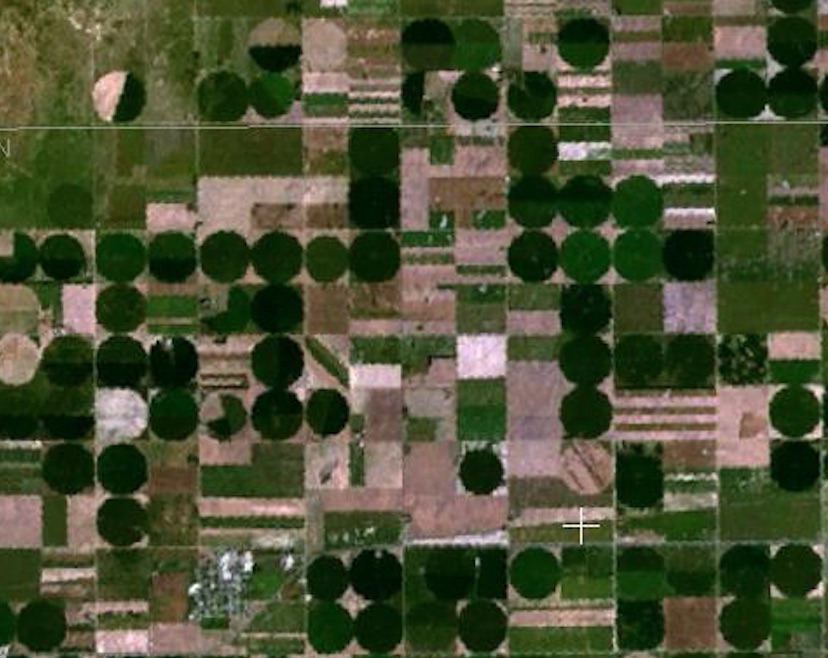
#> input picture 1-intro-to-computer-vision/activities/2-convolutional-filters-and-edge-detection/images/round_farms.jpg, 828 x 658 px
$ jupyter execute '7. Hough circles, agriculture.ipynb'   (shell and % lines are left out)
#> lines starting #> are read from the running program, lines starting #| are printed output that depends on the picture; after the words box and inside, x2 and y2 are one past the last pixel; in counts of white or black regions, pixels touching at a corner belong together
## Hough Circle Detection

[cell 1]
import numpy as np
import matplotlib.pyplot as plt
import cv2

[cell 2]
# Read in the image
image = cv2.imread('images/round_farms.jpg')
#> image is the input picture: shape (658, 828, 3); mean B, G, R 53.6, 81.1, 76.2

# Change color to RGB (from BGR)
image = cv2.cvtColor(image, cv2.COLOR_BGR2RGB)

plt.imshow(image)

[cell 3]
# Gray and blur
gray = cv2.cvtColor(image,cv2.COLOR_BGR2GRAY)
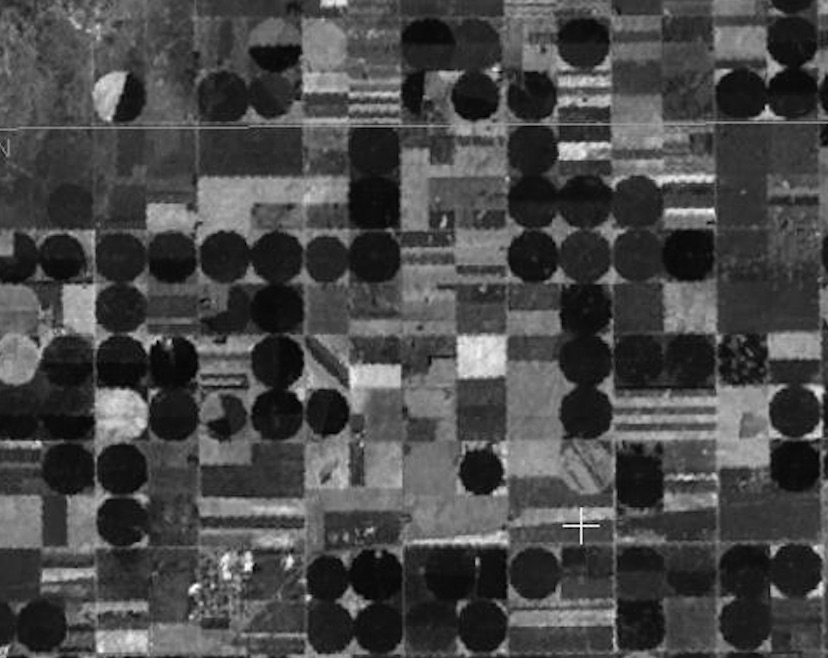
#> gray: shape (658, 828); min 0, max 255, mean 72.4

gray_blur = cv2.GaussianBlur(gray, (3, 3), 0)

plt.imshow(gray_blur, cmap='gray')

### HoughCircles function

`HoughCircles` takes in a few things as its arguments:
* an input image, detection method (Hough gradient), resolution factor between the detection and image (1),
* minDist - the minimum distance between circles
* param1 - the higher value for performing Canny edge detection
* param2 - threshold for circle detection, a smaller value --> more circles will be detected
* min/max radius for detected circles

The variable you should change will be the last two: min/max radius for detected circles. Take a look at the image above and estimate how many pixels the average circle is in diameter; use this estimate to provide values for min/max arguments. You may also want to see what happens if you change minDist.

[cell 4]
low_threshold = 70
high_threshold = 100
edges = cv2.Canny(gray_blur, low_threshold, high_threshold)
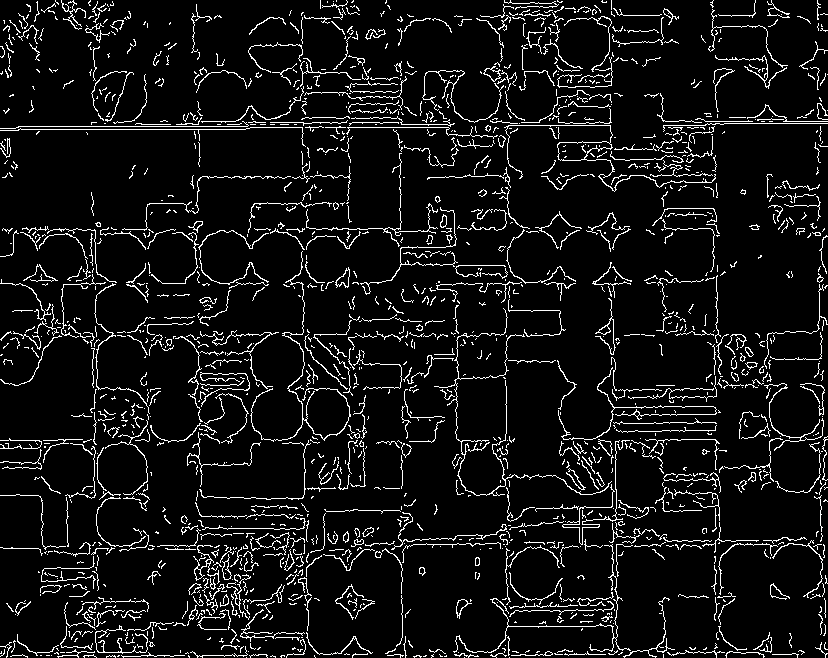
#> edges: shape (658, 828); 7.7% white in thin lines or dots

# for drawing circles on
circles_im = np.copy(image)

## TODO: use HoughCircles to detect circles
# right now there are too many, large circles being detected
# try changing the value of maxRadius, minRadius, and minDist
circles = cv2.HoughCircles(gray_blur, cv2.HOUGH_GRADIENT, 1,
                           minDist=25,
                           param1=100,
                           param2=12,
                           minRadius=25,
                           maxRadius=40)
#> circles = 133 rows, first 8: [248.5, 567.5, 39.4], [222.5, 97.5, 27.2], [574.5, 40.5, 35], [118.5, 96.5, 25.7], [795.5, 410.5, 27.1], [535.5, 577.5, 29.4], [478.5, 95.5, 27.1], [371.5, 257.5, 29.3]

# convert circles into expected type
circles = np.uint16(np.around(circles))
#> circles = 133 rows, first 8: [248, 568, 39], [222, 98, 27], [574, 40, 35], [118, 96, 26], [796, 410, 27], [536, 578, 29], [478, 96, 27], [372, 258, 29]
# draw each one
for i in circles[0,:]:
    # draw the outer circle
    cv2.circle(circles_im,(i[0],i[1]),i[2],(0,255,0),2)
    # draw the center of the circle
    cv2.circle(circles_im,(i[0],i[1]),2,(0,0,255),10)
#> this loop made 133 passes
#> i on passes 1 to 12: [248, 568, 39], [222, 98, 27], [574, 40, 35], [118, 96, 26], [796, 410, 27], [536, 578, 29], [478, 96, 27], [372, 258, 29], [584, 256, 27], [742, 94, 26], [172, 416, 26], [276, 414, 26]
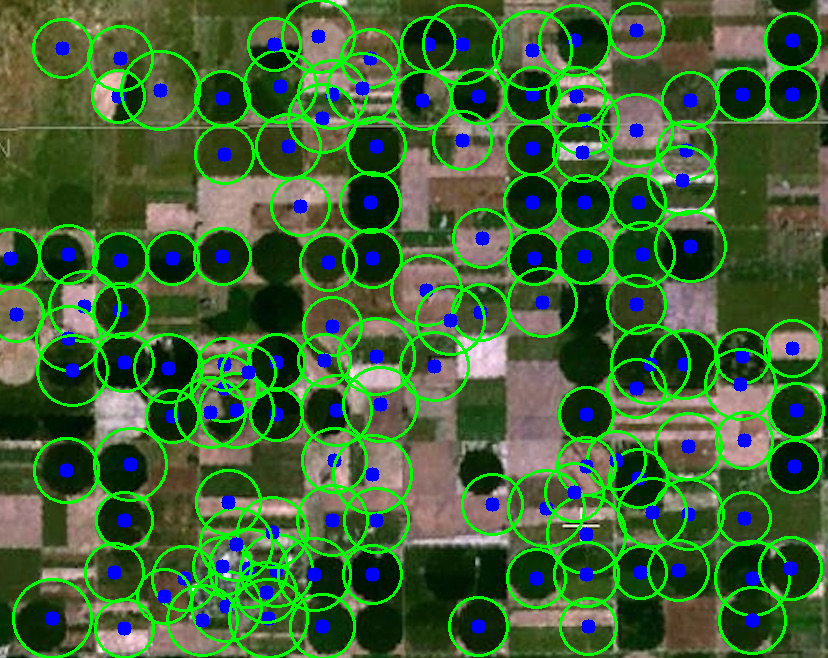
#> circles_im: shape (658, 828, 3); mean R, G, B 62.8, 99.9, 53.1

f, (ax1, ax2) = plt.subplots(1, 2, figsize=(20, 50))
# ax1.imshow(image)
ax1.imshow(circles_im)
ax2.imshow(edges, cmap='gray')

print('Circles shape: ', circles.shape)
#| Circles shape:  (1, 133, 3)
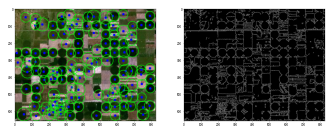
#> figure drawn by matplotlib, 2 panels

$ run again, with 1-intro-to-computer-vision/activities/2-convolutional-filters-and-edge-detection/images/birds.jpg copied over 1-intro-to-computer-vision/activities/2-convolutional-filters-and-edge-detection/images/round_farms.jpg
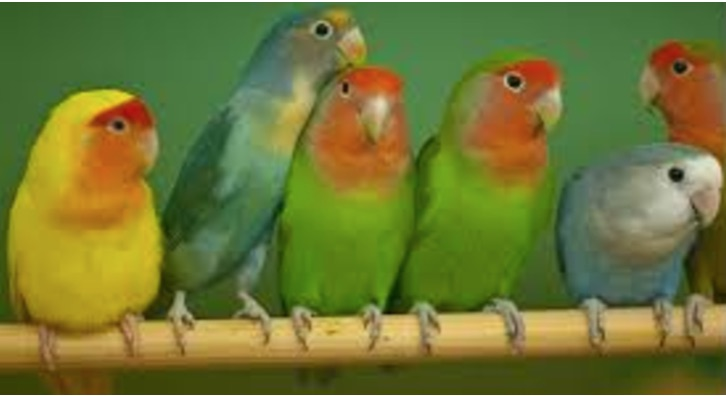
#> input picture 1-intro-to-computer-vision/activities/2-convolutional-filters-and-edge-detection/images/birds.jpg, 726 x 396 px
#> image is the input picture: shape (396, 726, 3); mean B, G, R 52.2, 118.2, 111.1
#> `edges = cv2.Canny(gray_blur, low_threshold, high_threshold)`:
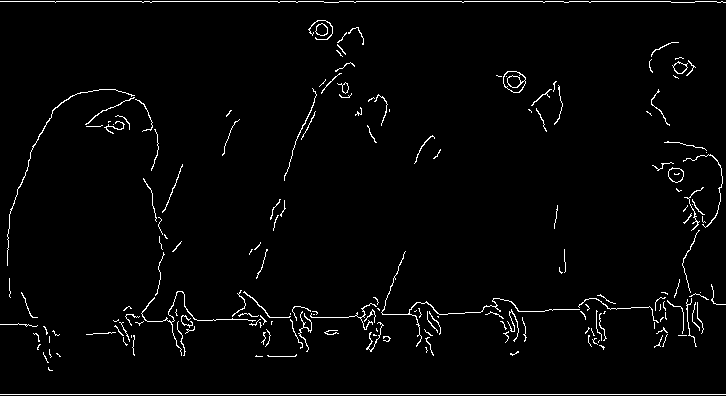
#> edges: shape (396, 726); 2.5% white in thin lines or dots
#> `circles = cv2.HoughCircles(gray_blur, cv2.HOUGH_GRADIENT, 1, minDist=2..`: circles = [[118.5, 146.5, 39.4], [485.5, 332.5, 39.4], [632.5, 326.5, 34.9], [693.5, 177.5, 28], [394.5, 331.5, 26], [123.5, 275.5, 37.2], [236.5, 335.5, 26.6], [232.5, 253.5, 32.1]]
#> `circles = np.uint16(np.around(circles))`: circles = [[118, 146, 39], [486, 332, 39], [632, 326, 35], [694, 178, 28], [394, 332, 26], [124, 276, 37], [236, 336, 27], [232, 254, 32]]
#> the loop `for i in circles[0,:]:` made 8 passes
#| Circles shape:  (1, 8, 3)
#> `[cell 4] low_threshold = 70 high_threshold = 100 edges = cv2.Canny(gra..`:
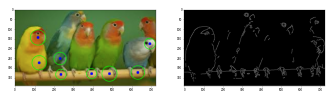
#> figure drawn by matplotlib, 2 panels

$ run again, with 1-intro-to-computer-vision/activities/2-convolutional-filters-and-edge-detection/images/brain_MR.jpg copied over 1-intro-to-computer-vision/activities/2-convolutional-filters-and-edge-detection/images/round_farms.jpg
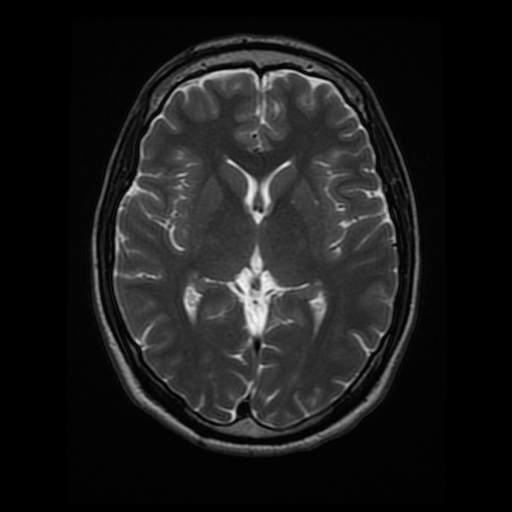
#> input picture 1-intro-to-computer-vision/activities/2-convolutional-filters-and-edge-detection/images/brain_MR.jpg, 512 x 512 px
#> image is the input picture: shape (512, 512, 3); min 0, max 247, mean 26.9
#> `edges = cv2.Canny(gray_blur, low_threshold, high_threshold)`:
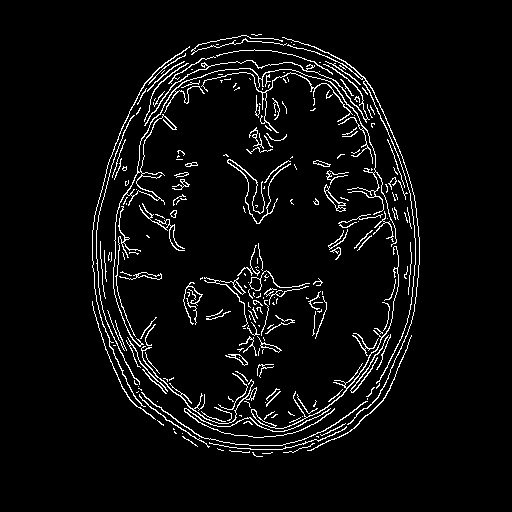
#> edges: shape (512, 512); 4.8% white in thin lines or dots, all inside (x1, y1, x2, y2) = (92, 34, 420, 457)
#> `circles = cv2.HoughCircles(gray_blur, cv2.HOUGH_GRADIENT, 1, minDist=2..`: circles = 46 rows, first 8: [367.5, 179.5, 37.2], [285.5, 397.5, 36], [352.5, 206.5, 33.8], [218.5, 386.5, 37.2], [175.5, 351.5, 37.2], [304.5, 89.5, 39.4], [192.5, 95.5, 34.9], [331.5, 106.5, 31.6]
#> `circles = np.uint16(np.around(circles))`: circles = 46 rows, first 8: [368, 180, 37], [286, 398, 36], [352, 206, 34], [218, 386, 37], [176, 352, 37], [304, 90, 39], [192, 96, 35], [332, 106, 32]
#> the loop `for i in circles[0,:]:` made 46 passes
#| Circles shape:  (1, 46, 3)
#> `[cell 4] low_threshold = 70 high_threshold = 100 edges = cv2.Canny(gra..`:
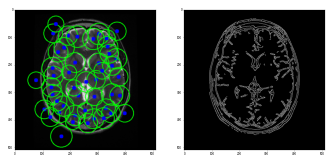
#> figure drawn by matplotlib, 2 panels

$ run again, with 1-intro-to-computer-vision/activities/2-convolutional-filters-and-edge-detection/images/bridge_trees_example.jpg copied over 1-intro-to-computer-vision/activities/2-convolutional-filters-and-edge-detection/images/round_farms.jpg
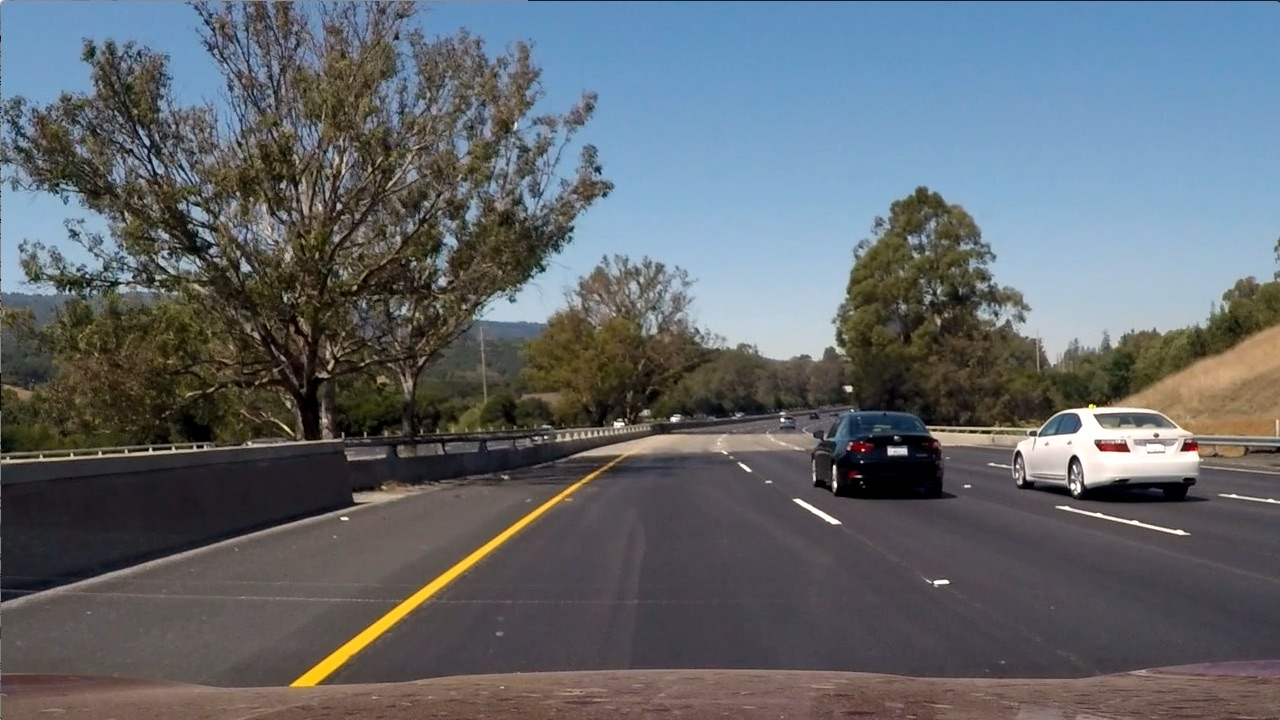
#> input picture 1-intro-to-computer-vision/activities/2-convolutional-filters-and-edge-detection/images/bridge_trees_example.jpg, 1280 x 720 px
#> image is the input picture: shape (720, 1280, 3); mean B, G, R 107.9, 102.6, 97
#> `edges = cv2.Canny(gray_blur, low_threshold, high_threshold)`:
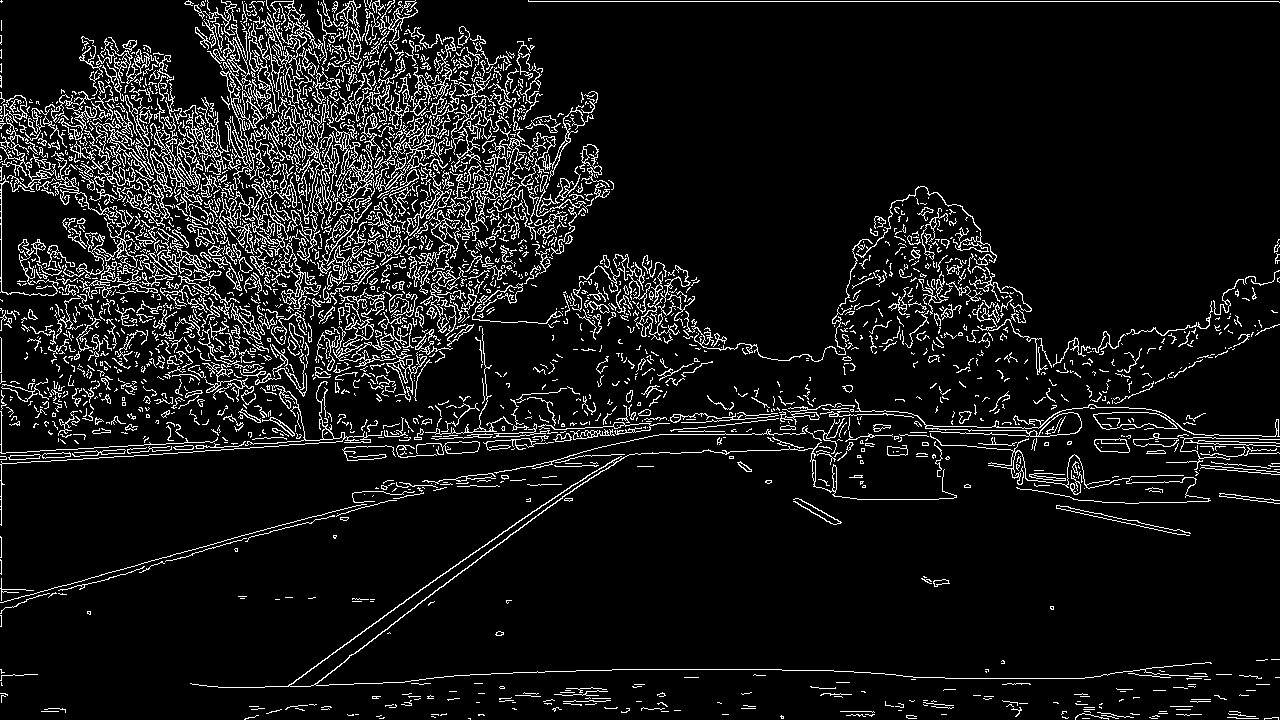
#> edges: shape (720, 1280); 8.8% white in thin lines or dots
#> `circles = cv2.HoughCircles(gray_blur, cv2.HOUGH_GRADIENT, 1, minDist=2..`: circles = 291 rows, first 8: [252.5, 54.5, 33.8], [281.5, 92.5, 39.4], [137.5, 160.5, 39.4], [475.5, 104.5, 39.4], [253.5, 192.5, 39.4], [389.5, 97.5, 39.4], [438.5, 129.5, 35], [358.5, 175.5, 33.8]
#> `circles = np.uint16(np.around(circles))`: circles = 291 rows, first 8: [252, 54, 34], [282, 92, 39], [138, 160, 39], [476, 104, 39], [254, 192, 39], [390, 98, 39], [438, 130, 35], [358, 176, 34]
#> the loop `for i in circles[0,:]:` made 291 passes
#| Circles shape:  (1, 291, 3)
#> `[cell 4] low_threshold = 70 high_threshold = 100 edges = cv2.Canny(gra..`:
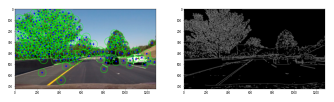
#> figure drawn by matplotlib, 2 panels
